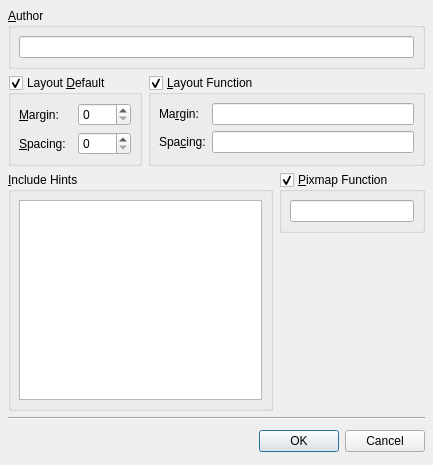
<?xml version="1.0" encoding="UTF-8"?>
<ui version="4.0">
 <comment>*********************************************************************
**
** Copyright (C) 1992-2006 Trolltech ASA. All rights reserved.
**
** This file is part of the Qt Designer of the Qt Toolkit.
**
** This file may be used under the terms of the GNU General Public
** License version 2.0 as published by the Free Software Foundation
** and appearing in the file LICENSE.GPL included in the packaging of
** this file.  Please review the following information to ensure GNU
** General Public Licensing requirements will be met:
** http://www.trolltech.com/products/qt/opensource.html
**
** If you are unsure which license is appropriate for your use, please
** review the following information:
** http://www.trolltech.com/products/qt/licensing.html or contact the
** sales department at sales@trolltech.com.
**
** This file is provided AS IS with NO WARRANTY OF ANY KIND, INCLUDING THE
** WARRANTY OF DESIGN, MERCHANTABILITY AND FITNESS FOR A PARTICULAR PURPOSE.
**
*********************************************************************</comment>
 <class>FormWindowSettings</class>
 <widget class="QDialog" name="FormWindowSettings">
  <property name="geometry">
   <rect>
    <x>0</x>
    <y>0</y>
    <width>433</width>
    <height>465</height>
   </rect>
  </property>
  <property name="windowTitle">
   <string>Form Settings</string>
  </property>
  <layout class="QGridLayout">
   <property name="margin">
    <number>8</number>
   </property>
   <property name="spacing">
    <number>6</number>
   </property>
   <item row="3" column="1">
    <spacer>
     <property name="orientation">
      <enum>Qt::Vertical</enum>
     </property>
     <property name="sizeHint" stdset="0">
      <size>
       <width>111</width>
       <height>115</height>
      </size>
     </property>
    </spacer>
   </item>
   <item row="2" column="1">
    <layout class="QHBoxLayout">
     <property name="spacing">
      <number>6</number>
     </property>
     <property name="margin">
      <number>0</number>
     </property>
     <item>
      <widget class="QGroupBox" name="pixmapFunctionGroupBox">
       <property name="title">
        <string>&amp;Pixmap Function</string>
       </property>
       <property name="checkable">
        <bool>true</bool>
       </property>
       <layout class="QVBoxLayout">
        <property name="spacing">
         <number>6</number>
        </property>
        <property name="margin">
         <number>8</number>
        </property>
        <item>
         <widget class="QLineEdit" name="pixmapFunctionLineEdit"/>
        </item>
       </layout>
      </widget>
     </item>
    </layout>
   </item>
   <item row="2" column="0" rowspan="2">
    <widget class="QGroupBox" name="includeHintsGroupBox">
     <property name="title">
      <string>&amp;Include Hints</string>
     </property>
     <layout class="QVBoxLayout">
      <property name="spacing">
       <number>6</number>
      </property>
      <property name="margin">
       <number>8</number>
      </property>
      <item>
       <widget class="QTextEdit" name="includeHintsTextEdit"/>
      </item>
     </layout>
    </widget>
   </item>
   <item row="0" column="0" colspan="2">
    <widget class="QGroupBox" name="pixmapFunctionGroupBox_2">
     <property name="title">
      <string>&amp;Author</string>
     </property>
     <layout class="QVBoxLayout">
      <property name="spacing">
       <number>6</number>
      </property>
      <property name="margin">
       <number>8</number>
      </property>
      <item>
       <widget class="QLineEdit" name="authorLineEdit"/>
      </item>
     </layout>
    </widget>
   </item>
   <item row="1" column="0" colspan="2">
    <layout class="QHBoxLayout">
     <property name="spacing">
      <number>6</number>
     </property>
     <property name="margin">
      <number>0</number>
     </property>
     <item>
      <widget class="QGroupBox" name="layoutDefaultGroupBox">
       <property name="title">
        <string>Layout &amp;Default</string>
       </property>
       <property name="checkable">
        <bool>true</bool>
       </property>
       <layout class="QGridLayout">
        <property name="margin">
         <number>8</number>
        </property>
        <property name="spacing">
         <number>6</number>
        </property>
        <item row="1" column="0">
         <widget class="QLabel" name="label_2">
          <property name="text">
           <string>&amp;Spacing:</string>
          </property>
          <property name="buddy">
           <cstring>defaultSpacingSpinBox</cstring>
          </property>
         </widget>
        </item>
        <item row="0" column="0">
         <widget class="QLabel" name="label">
          <property name="text">
           <string>&amp;Margin:</string>
          </property>
          <property name="buddy">
           <cstring>defaultMarginSpinBox</cstring>
          </property>
         </widget>
        </item>
        <item row="1" column="1">
         <widget class="QSpinBox" name="defaultSpacingSpinBox"/>
        </item>
        <item row="0" column="1">
         <widget class="QSpinBox" name="defaultMarginSpinBox"/>
        </item>
       </layout>
      </widget>
     </item>
     <item>
      <widget class="QGroupBox" name="layoutFunctionGroupBox">
       <property name="title">
        <string>&amp;Layout Function</string>
       </property>
       <property name="checkable">
        <bool>true</bool>
       </property>
       <layout class="QGridLayout">
        <property name="margin">
         <number>8</number>
        </property>
        <property name="spacing">
         <number>6</number>
        </property>
        <item row="1" column="1">
         <widget class="QLineEdit" name="spacingFunctionLineEdit"/>
        </item>
        <item row="0" column="1">
         <widget class="QLineEdit" name="marginFunctionLineEdit"/>
        </item>
        <item row="0" column="0">
         <widget class="QLabel" name="label_3">
          <property name="text">
           <string>Ma&amp;rgin:</string>
          </property>
          <property name="buddy">
           <cstring>marginFunctionLineEdit</cstring>
          </property>
         </widget>
        </item>
        <item row="1" column="0">
         <widget class="QLabel" name="label_3_2">
          <property name="text">
           <string>Spa&amp;cing:</string>
          </property>
          <property name="buddy">
           <cstring>spacingFunctionLineEdit</cstring>
          </property>
         </widget>
        </item>
       </layout>
      </widget>
     </item>
    </layout>
   </item>
   <item row="4" column="0" colspan="2">
    <widget class="Line" name="line">
     <property name="orientation">
      <enum>Qt::Horizontal</enum>
     </property>
    </widget>
   </item>
   <item row="5" column="0" colspan="2">
    <layout class="QHBoxLayout">
     <property name="spacing">
      <number>6</number>
     </property>
     <property name="margin">
      <number>0</number>
     </property>
     <item>
      <spacer>
       <property name="orientation">
        <enum>Qt::Horizontal</enum>
       </property>
       <property name="sizeHint" stdset="0">
        <size>
         <width>131</width>
         <height>31</height>
        </size>
       </property>
      </spacer>
     </item>
     <item>
      <widget class="QPushButton" name="okButton">
       <property name="text">
        <string>OK</string>
       </property>
       <property name="default">
        <bool>true</bool>
       </property>
      </widget>
     </item>
     <item>
      <widget class="QPushButton" name="cancelButton">
       <property name="text">
        <string>Cancel</string>
       </property>
      </widget>
     </item>
    </layout>
   </item>
  </layout>
 </widget>
 <tabstops>
  <tabstop>authorLineEdit</tabstop>
  <tabstop>defaultMarginSpinBox</tabstop>
  <tabstop>defaultSpacingSpinBox</tabstop>
  <tabstop>marginFunctionLineEdit</tabstop>
  <tabstop>spacingFunctionLineEdit</tabstop>
  <tabstop>pixmapFunctionLineEdit</tabstop>
  <tabstop>okButton</tabstop>
  <tabstop>cancelButton</tabstop>
 </tabstops>
 <resources/>
 <connections>
  <connection>
   <sender>okButton</sender>
   <signal>clicked()</signal>
   <receiver>FormWindowSettings</receiver>
   <slot>accept()</slot>
   <hints>
    <hint type="sourcelabel">
     <x>351</x>
     <y>38</y>
    </hint>
    <hint type="destinationlabel">
     <x>233</x>
     <y>29</y>
    </hint>
   </hints>
  </connection>
  <connection>
   <sender>cancelButton</sender>
   <signal>clicked()</signal>
   <receiver>FormWindowSettings</receiver>
   <slot>reject()</slot>
   <hints>
    <hint type="sourcelabel">
     <x>330</x>
     <y>66</y>
    </hint>
    <hint type="destinationlabel">
     <x>197</x>
     <y>125</y>
    </hint>
   </hints>
  </connection>
 </connections>
</ui>
